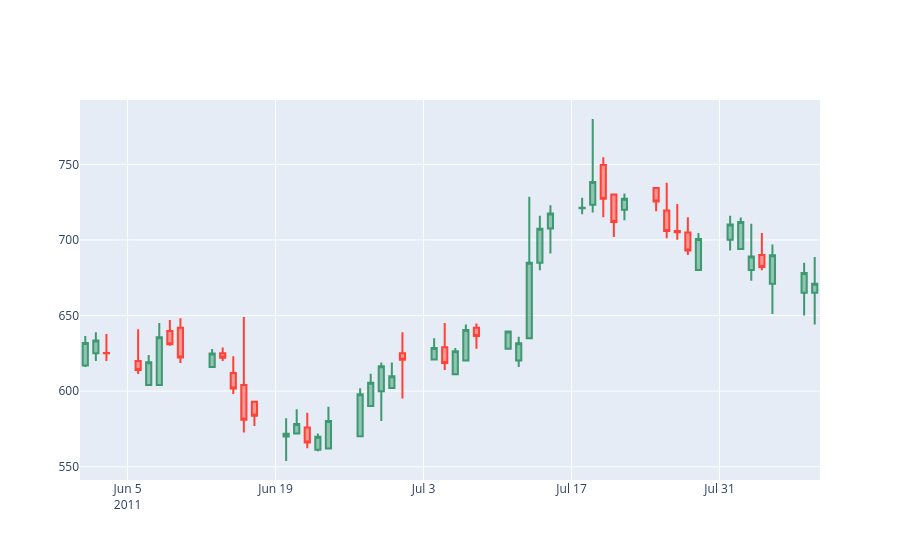

Notebook cell for this chart:
### Code cell
fig.update_layout(xaxis_rangeslider_visible = False)
